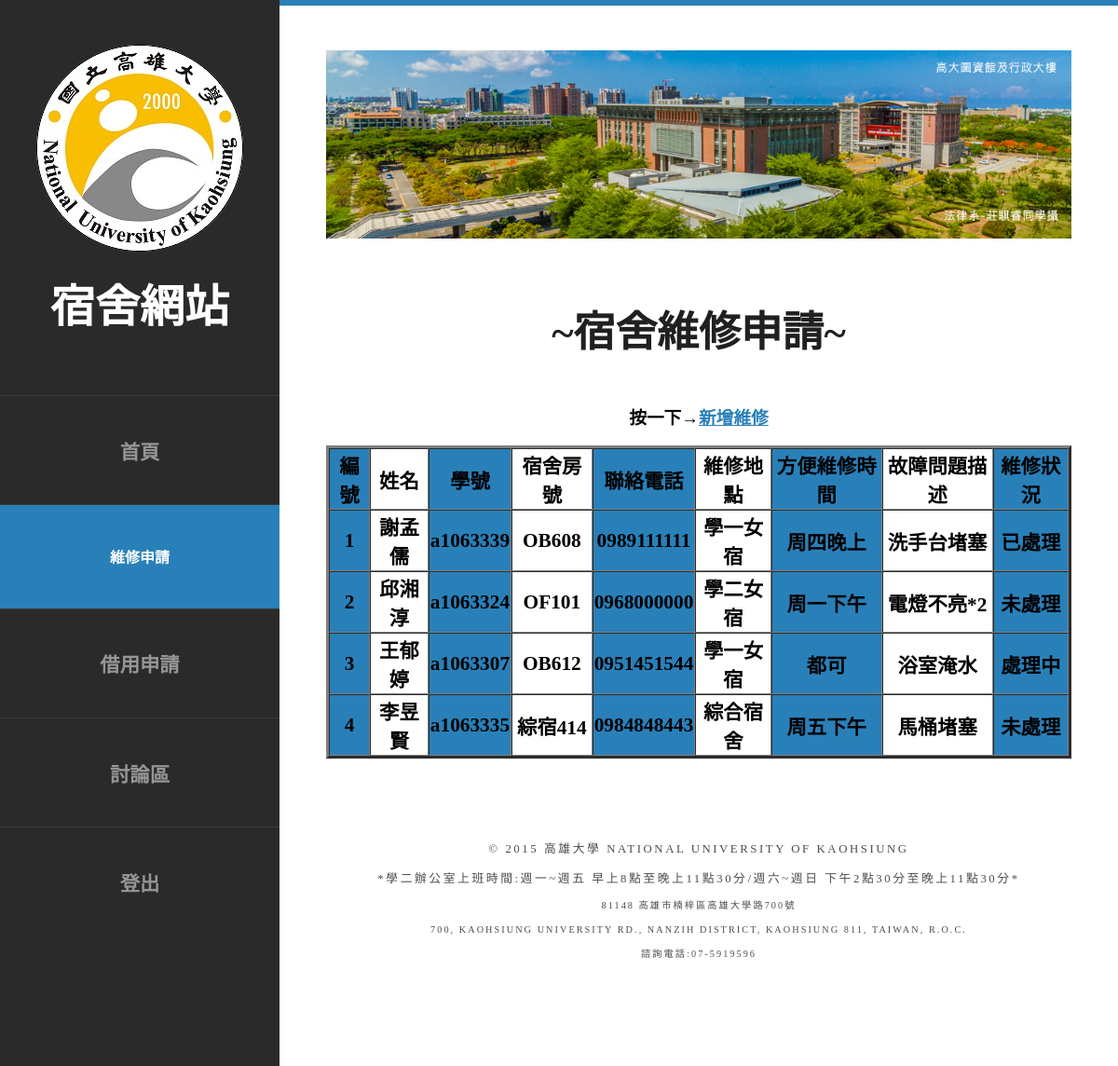
The app's page /repairresult.php with its own data.
### tables this page shows
CREATE TABLE `activityrp` (
  `No` int(10) NOT NULL,
  `姓名` varchar(10) NOT NULL,
  `學號` varchar(10) NOT NULL,
  `宿舍棟別` varchar(5) NOT NULL,
  `聯絡電話` varchar(10) NOT NULL,
  `報修地點` varchar(10) NOT NULL,
  `方便的時間` varchar(10) NOT NULL,
  `故障問題描述` varchar(10) NOT NULL,
  `維修狀況` varchar(10) NOT NULL
);

### repairresult.php (the view, shortened to what this page needs)
<!DOCTYPE html PUBLIC "-//W3C//DTD XHTML 1.0 Strict//EN" "http://www.w3.org/TR/xhtml1/DTD/xhtml1-strict.dtd">
<html xmlns="http://www.w3.org/1999/xhtml">
<head>
<link href="templated-privy/default.css" rel="stylesheet" type="text/css" media="all" />
<link href="templated-privy/fonts.css" rel="stylesheet" type="text/css" media="all" />
<link href="templated-privy/style.css" rel="stylesheet" type="text/css" media="all" />
<body>
<div id="page" class="container">
	<div id="header">
		<div id="logo">
			<img src="templated-privy/images/pic02.jpg" alt="" />
			<h1><font size="14pt" color="white">宿舍網站</font></h1>
		</div>
		<div id="menu">
			<ul>
				<li><a href="admin.php" accesskey="1" title="">首頁</a></li>
				<li class="current_page_item"><a href="repairresult.php" accesskey="2" title=""><font size="3pt" color="white">維修申請</font></a></li>
				<li><a href="borrowresult.php" accesskey="3" title="">借用申請</a></li>
				<li><a href="discussion.php" accesskey="4" title="">討論區</a></li>
				<li><a href="logout.php" accesskey="5" title="">登出</a></li>
			</ul>
		</div>
	</div>
	<div id="main">
		<div id="banner">
			<img src="templated-privy/images/pic01.png" alt="" class="image-full" />
		</div>
		<div id="welcome">
			<div class="title">
				<h2><font color="#202020">~宿舍維修申請~</font></h2>
			</div>
		</div>
		<h3><font color="black">按一下→<a href="repair.php">新增維修</a></h3>
			<br/>
<?php
$link=@mysqli_connect('localhost','hmjloner','im3201','住宿系統');
$SQL="SELECT * FROM activityrp";
echo "<table border='3px' cellspacing='0' bgcolor='#2980b9' width='100%' style='font-weight:bold; font-size: 16pt'>";
echo "<tr><td>編號</td><td bgcolor=#FFF>姓名</td><td>學號</td><td bgcolor=#FFF>宿舍房號</td><td>聯絡電話</td><td bgcolor=#FFF>維修地點</td><td>方便維修時間</td><td bgcolor=#FFF>故障問題描述</td><td>維修狀況</td></tr>";
if($result=@mysqli_query($link,$SQL)){
	while($row=@mysqli_fetch_assoc($result)){
		echo "<tr>";
		echo "<td>".$row["No"]."</td>"."<td bgcolor=#FFF>".$row["姓名"]."</td>"."<td>".$row["學號"]."</td>"."<td bgcolor=#FFF>".$row["宿舍棟別"]."</td>"."<td>".$row["聯絡電話"]."</td>"."<td bgcolor=#FFF>".$row["報修地點"]."</td>"."<td>".$row["方便的時間"]."</td>"."<td bgcolor=#FFF>".$row["故障問題描述"]."</td>"."<td>".$row["維修狀況"]."</td>";
		echo "</tr>";
	}
}
echo "</table>";
?>
	<div id="copyright">
			<span>© 2015 高雄大學 National University of Kaohsiung</span>
			<span>*學二辦公室上班時間:週一~週五 早上8點至晚上11點30分/週六~週日 下午2點30分至晚上11點30分*
			<span>81148 高雄市楠梓區高雄大學路700號<br/>
				700, Kaohsiung University Rd., Nanzih District, Kaohsiung 811, Taiwan, R.O.C.<br>
				諮詢電話:07-5919596</span>
		</div>
	</div>
</div>
</body>
</html>

### templated-privy/default.css (style rules this page uses)
html, body { height: 100%; }
body { margin: 0px; padding: 0px; background: #202020; font-family: "微軟正黑體"; font-size: 12pt; font-weight: 300; color: #FFF; }
h1, h2, h3 { margin: 0; padding: 0; font-weight: 600; color: #FFF; }
p, ol, ul { margin-top: 0; }
ol, ul { padding: 0; list-style: none; }
a { color: #2980b9; }
.container { overflow: hidden; margin: 0em auto; width: 1200px; }
.image-full { display: block; width: 100%; margin: 0 0 2em 0; }
.box1, .box2, .box3, { float: left; margin-right: 20px; }
.boxA, .boxB, { float: left; margin-right: 20px; }
.title { margin-bottom: 3em; }
.title h2 { text-transform: lowercase; font-size: 2.8em; }
#header { position: relative; float: left; width: 300px; padding: 3em 0em; }
#logo { text-align: center; margin-bottom: 4em; }
#logo h1 { display: block; }
#logo img { display: inline-block; margin-bottom: 1em; border-radius: 50%; }
#menu li { border-top: 1px solid rgba(255,255,255,0.08); font-size: 16pt; }
#menu li a, #menu li span { display: block; padding: 2em 1.5em; font-size: 16pt; text-align: center; text-decoration: none; text-transform: uppercase; font-weight: 700; color: rgba(255,255,255,0.5); }
#menu .current_page_item a { background: #2980b9; color: #FFF; }
#banner { margin-bottom: 4em; }
#page { background: #2a2a2a; }
#main { overflow: hidden; float: right; width: 800px; padding: 3em 50px 5em 50px; background: #FFF; border-top: 6px solid #2980b9; text-align: center; }
#copyright { overflow: hidden; padding: 5em 0em; border-top: 1px solid rgba(0,0,0,0.08); }
#copyright span { display: block; letter-spacing: 0.20em; line-height: 2.5em; text-align: center; text-transform: uppercase; font-size: 0.80em; color: rgba(0,0,0,0.7); }

### templated-privy/style.css (style rules this page uses)
ul { padding-left: 0; display: flex; list-style-type: none; animation: marqee 5s linear infinite; position: absolute; }
h1 { white-space: nowrap; margin-right: 2em; font-weight: bold; color:white; }

### records on screen
activityrp: No "1", 姓名 "謝孟儒", 學號 "a1063339", 宿舍棟別 "OB608", 聯絡電話 "0989111111", 報修地點 "學一女宿", 方便的時間 "周四晚上", 故障問題描述 "洗手台堵塞", 維修狀況 "已處理"
activityrp: No "2", 姓名 "邱湘淳", 學號 "a1063324", 宿舍棟別 "OF101", 聯絡電話 "0968000000", 報修地點 "學二女宿", 方便的時間 "周一下午", 故障問題描述 "電燈不亮*2", 維修狀況 "未處理"
activityrp: No "3", 姓名 "王郁婷", 學號 "a1063307", 宿舍棟別 "OB612", 聯絡電話 "0951451544", 報修地點 "學一女宿", 方便的時間 "都可", 故障問題描述 "浴室淹水", 維修狀況 "處理中"
activityrp: No "4", 姓名 "李昱賢", 學號 "a1063335", 宿舍棟別 "綜宿414", 聯絡電話 "0984848443", 報修地點 "綜合宿舍", 方便的時間 "周五下午", 故障問題描述 "馬桶堵塞", 維修狀況 "未處理"
